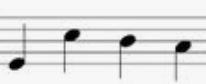
#> input picture input_processing/sourceImages/snippet.png, 206 x 84 px
$ python omr.py
#> lines starting #> are read from the running program, lines starting #| are printed output that depends on the picture; after the words box and inside, x2 and y2 are one past the last pixel; in counts of white or black regions, pixels touching at a corner belong together
import cv2
import numpy as np
import math
from music21 import *

#Helper functions
def grayscaleToBw(img, whiteThreshold = 230):
	'''
	turns greyscale img with pixels 0-255 to either 0 or 255 based on threshold
	below the threshold is marked black (0)
	above and including threshold is marked white(255)
	returns new image
	'''
	height, width = img.shape
	bwImage = img.copy()

	for x in range(width):
		for y in range(height):
			color = img[y][x]
			if color < whiteThreshold:
				bwImage[y][x] = 0
			else:
				bwImage[y][x] = 255
	return bwImage

def getStaffHeight(staffLineWidth, staffSpaceWidth):
	# returns total height of a staff composed of 5 lines with 4 spaces between
	return 5 * staffLineWidth + 4 * staffSpaceWidth


# Core Function steps
def compute_skew(img):
	'''
	Returns (skew angle in degrees, new image with horizontal lines draw)
	'''
	acceptableAngleLowerBound = -45
	acceptableAngleUpperBound = 45

	lineImg = img.copy()

	# Convert the image to gray-scale
	gray = cv2.cvtColor(img, cv2.COLOR_BGR2GRAY)
	# gray = grayscaleToBw(gray, whiteThreshold = 110) # in case need to convert to bw

	# Find the edges in the image using canny detector
	edges = cv2.Canny(gray, 50, 200, apertureSize=3) # can save this image to see

	# Detect points that form a line
	lines = cv2.HoughLines(edges,1,np.pi/180,400)

	if lines is None:
		return 0, lineImg

	# Draw lines on the image
	angleSum = 0.0 # in degrees
	numHorizLines = 0
	for line in lines:
		rho,theta = line[0]
		a = np.cos(theta)
		b = np.sin(theta)
		x0 = a*rho
		y0 = b*rho
		x1 = int(x0 + 1000*(-b))
		y1 = int(y0 + 1000*(a))
		x2 = int(x0 - 1000*(-b))
		y2 = int(y0 - 1000*(a))
		angleRad = np.arctan2(y2 - y1, x2 - x1) # in radians
		angleDeg = angleRad*180/np.pi # radians --> degrees
		# only consider lines that are horizontal-ish
		if angleDeg >= acceptableAngleLowerBound and angleDeg <= acceptableAngleUpperBound:
			angleSum += angleDeg
			numHorizLines += 1
			cv2.line(lineImg,(x1,y1),(x2,y2),(0,0,255),2)

	# average skew
	if numHorizLines == 0:
		skew = 0
	else:
		skew = angleSum/numHorizLines

	return skew, lineImg

def deskew(img, angle):# rotate the image to deskew it
	'''
	returns a new rotated image
	uses code from https://www.pyimagesearch.com/2017/02/20/text-skew-correction-opencv-python/
	'''
	(h, w) = img.shape[:2]
	center = (w // 2, h // 2)
	M = cv2.getRotationMatrix2D(center, skew, 1.0)
	rotated = cv2.warpAffine(img, M, (w, h),
		flags=cv2.INTER_CUBIC, borderMode=cv2.BORDER_REPLICATE)
	return rotated

def removeStaffLines(img):
	'''
	creates grayscale image without staff lines
	returns tuple: that image, list of tuples of vertical position of lines inclusive (start,end), avg width of lines, avg space between lines
	lines lines tuples in order from top to bottom
	'''
	# Convert the image to gray-scale
	im = cv2.cvtColor(img, cv2.COLOR_BGR2GRAY)
	noStaffLineImg = im.copy()
	height, width = im.shape

	# Invert
	im = 255 - im

	# Change scale from 0-255 --> 0-1
	im = im/255

	# Calculate horizontal projection
	proj = np.sum(im,1) # sum of grey pixels which is range 0 * 255
	m = np.max(proj)


	# Create output image same height as text, 500 px wide
	m = np.max(proj)
	result = np.zeros((proj.shape[0],width))
	# Draw a line for each row
	for row in range(im.shape[0]):
	   cv2.line(result, (0,row), (int(proj[row]*width/m),row), (255,255,255), 1)
	# # Save result
	# cv2.imwrite('result.png', result)
	# cv2.line(img,(0,46),(0,51),(0,0,255),2)
	# cv2.imwrite('result2.png', img)

	# find staff lines
	# .7 from magical music decoder (using .5)
	lineLocs = []
	percent_width = .2
	firstSeen = None
	for i in range(len(proj)):
		if proj[i] >= percent_width * width:
			# loc.append(i)
			if firstSeen is None:
				firstSeen = i
		else:
			if not firstSeen is None:
				lineLocs.append((firstSeen, i-1)) # shows inclusive
				firstSeen = None

	# find widths of lines
	totalLineWidths = 0
	for i in range(len(lineLocs)):
		top, bot = lineLocs[i]
		totalLineWidths += (bot-top)
	if len(lineLocs) == 0:
		avgLineWidth = 0
	else:
		avgLineWidth = math.ceil(totalLineWidths/len(lineLocs))
	bufferAmount = math.ceil(avgLineWidth/4)
	distanceCheckAroundLine = math.ceil(avgLineWidth/2)

	# find widths of spaces between lines
	avgSpaceWidth = 0
	if len(lineLocs) > 0:
		totalSpaceWidth = 0
		spacesCounted = 0
		for i in range(len(lineLocs) - 1):
			# dont consider the gap between staff lines
			if (i+1)%5 != 0:
				spacesCounted += 1
				thisLineTop, thisLineBot = lineLocs[i]
				nextLineTop, nextLineBot = lineLocs[i+1]
				spaceWidth = nextLineBot - thisLineTop
				totalSpaceWidth += spaceWidth
		if spacesCounted == 0:
			avgSpaceWidth = 0
		else:
			avgSpaceWidth = totalSpaceWidth/spacesCounted


	# remove staff lines
	grey_threshold = 50/255
	for x in range(width):
		for line in lineLocs:
			top, bot = line # top is lower
			shouldEliminateTop = False
			# check that avgLineWidth in both directions past the line
			topStart = top-1-bufferAmount
			for u in range(topStart, topStart-distanceCheckAroundLine-1, -1):
				if u < 0:
					break
				if im[u][x] < grey_threshold:
					shouldEliminateTop = True
					break
			shouldEliminateBot = False
			botStart = bot+1+bufferAmount
			for l in range(botStart, botStart+distanceCheckAroundLine+1):
				if l >= height:
					break
				if im[l][x] < grey_threshold:
					shouldEliminateBot = True
					break
			if shouldEliminateTop and shouldEliminateBot:
				# currently, don't white out the buffer
				for y in range(top-1-bufferAmount, bot+bufferAmount+1):
					noStaffLineImg[y][x] = 255

	return noStaffLineImg, lineLocs, avgLineWidth, avgSpaceWidth

def getBarlines(img, staffLineWidth, staffSpaceWidth, imgRemoveFrom=None):
	'''
	img is greyscale with staff lines removed
	really only works if there is only one staff line of music

	where a bar line looks like

	top
	|
	|
	|
	bot

	# https://pdfs.semanticscholar.org/f4f5/1cffaa1b6661e135aa3dedc26e5561e66578.pdf

	# imgRemoveFrom must be greyscale. this image used for returned imgs when provided

	returns verticalProjectionImg, potentialBarLineImage, BarlineImage, RemovedBarlineImage, barlines

	where barlines is a list of (start,end) inclusive start and end horizontal positions of bar lines in img

	'''
	staffHeight = getStaffHeight(staffLineWidth, staffSpaceWidth)
	tolerance = staffSpaceWidth
	noteSize = staffSpaceWidth

	# Convert the image to gray-scale
	# im = cv2.cvtColor(img, cv2.COLOR_BGR2GRAY)
	noBarLine = img.copy()
	height, width = img.shape
	bwImg = grayscaleToBw(img)

	# Invert
	bwImg = 255 - bwImg

	# Change scale from 0-255 --> 0-1
	bwImg = bwImg/255


	# Calculate vertical projection
	proj = np.sum(bwImg,0) # sum of grey pixels which is range 0 * 255
	m = np.max(proj)

	# Create output image same height as text, 500 px wide
	verticalProjection = np.zeros((height, proj.shape[0]))
	# Draw a line for each row
	for col in range(img.shape[1]):
		# start from height and go down
		cv2.line(verticalProjection, (col,height), (col, height - int(proj[col]*height/m)), (255,255,255), 1)

	# find potential lines (long enough)
	longVerticalLines = [] # holds tuples (leftx, rightx) both inclusive

	markPossibleBarLines = img.copy()
	firstSeen = None
	for i in range(len(proj)):
		if proj[i] >= staffHeight - tolerance:
			# show the potential lines
			cv2.line(markPossibleBarLines,(i,0),(i,255),(0,0,255),2)
			if firstSeen is None:
				firstSeen = i
		else:
			if not firstSeen is None:
				longVerticalLines.append((firstSeen, i-1)) # shows inclusive
				firstSeen = None

	# elimate lines with note head on either side of it (since those are note stems, not bar line)
	# note head seen as vertical projection of atleast half staff line space
	# for about staff line space to either left or right
	# barlines shouldn't have much on either side of them
	barLines = []

	distanceToCheckAroundLine = max(1, math.ceil(noteSize)) # make sure checking at least some distance
	minAverageNoteHeight = noteSize/2

	for line in longVerticalLines:
		leftPosition, rightPosition = line

		avgLineHeight = 0
		linesCounted = 0
		for i in range(leftPosition, rightPosition +1):
			avgLineHeight += proj[i]
			linesCounted += 1
		avgLineHeight =  avgLineHeight/linesCounted

		heightTolerance = staffSpaceWidth

		totLeft = 0
		leftCounted = 0

		# note don't check the positions of the vertical lines themselves --> this will bring the avg up when it shouldnt
		for i in range(leftPosition - distanceToCheckAroundLine, leftPosition):
			if i < 0:
				break
			leftCounted += 1
			h = proj[i]
			if h < avgLineHeight - heightTolerance:
				totLeft += h

		totRight = 0
		rightCounted = 0
		for i in range(rightPosition + 1, rightPosition + distanceToCheckAroundLine + 1):
			if i >= width:
				break
			rightCounted += 1
			h = proj[i]
			if h < avgLineHeight - heightTolerance:
				totRight += h

		if leftCounted < distanceToCheckAroundLine or rightCounted < distanceToCheckAroundLine:
			barLines.append(line)
		else:
			# leftCounted, rightCounted nonzero at this point bc distanceToCheckAroundLine is at least 1
			leftAverage = totLeft/leftCounted
			rightAverage = totRight/rightCounted
			# no note on either side (not enough vertical projection)
			if leftAverage < minAverageNoteHeight and rightAverage < minAverageNoteHeight:
				barLines.append(line)

			# or lots of stuff on both sides means its probably not a note
			# but this has false positives in the case of a note head on the left and a beam and slur on the right
			# elif leftAverage >= minAverageNoteHeight and rightAverage >= minAverageNoteHeight:
			# 	barLines.append(line)

	# show barlines and remove barlines
	removedBarlinesImg = img.copy()
	if not removedBarlinesImg is None:
		removedBarlinesImg = removedBarlinesImg

	barlinesMarked = img.copy()
	for line in barLines:
		left, right = line
		for i in range(left, right +1):
			cv2.line(barlinesMarked,(i,0),(i,255),(0,0,255),2)
			for y in range(height):
					removedBarlinesImg[y][i] = 255

	return verticalProjection, markPossibleBarLines, barlinesMarked, removedBarlinesImg, barLines

def isolateSymbols(img, staffLineWidth, staffSpaceWidth, *, grayImg = None, minArea = 0, maxArea = None, breakBeams = True, invert = True):
	'''
	Finds music symbols in a bw image and saves them in the "boxes" directory

	takes in a b/w inage of music without staff lines (ideally without barlines, but it would segment those too)
	uses the grayImg if provided to show the bounding boxes


	Returns tuple (imgWithBoundingBoxes,
				   list of image tuple lists [(image, invertedImg (x,y,w,h)), (image, invertedImg,  (x,y,w,h)), ...])
	each list inside the inner list are beamed together

	return symbol lists in order from left to right in the image of the top left bounding box coord
	(note beamed notes are not necessarily returned in order)

	where image has bounding box that looks like
	(x,y)----*
	|        |
	|        | h
	|        |
	*--------*
	    w

	uses code from: https://stackoverflow.com/questions/21104664/extract-all-bounding-boxes-using-opencv-python

	minArea = minimum area to include something as a bounding box, unless breakBeams is true and it is a box inside that
	maxArea = maximum area ""
	breakBeams = whether or not to try to break beamed notes and return those a list of smaller components instead
	invert = whether images saved in boxes directory should be inverted

	'''
	if not grayImg is None:
		boundingBoxesImg = grayImg.copy()
	else:
		boundingBoxesImg = img.copy()

	if maxArea is None:
		width,height = img.shape
		maxArea = .9 * width * height

	symbols = []

	savingDir = "boxes/"

	contours, hierarchy = cv2.findContours(img,cv2.RETR_LIST,cv2.CHAIN_APPROX_SIMPLE)[-2:] # see all children, even inside
	idx = 0

	for i in range(len(contours)):
		cnt = contours[i]
		x,y,w,h = cv2.boundingRect(cnt)
		area = w*h
		if not grayImg is None:
			roi = grayImg[y:y+h,x:x+w]
		else:
			roi=img[y:y+h,x:x+w]
		if area > minArea and (area < maxArea or len(contours) ==1): # allow the case where can't segment it to have big segment
			if breakBeams:
				stemsImage, chopImage, segments = breakBeam(roi, staffLineWidth, staffSpaceWidth)
				# use the smaller images if possible
				if len(segments) > 0:
					beamed = []
					for smallRoi, smallCoord in segments:
						idx += 1
						smallX, smallY, smallW, smallH = smallCoord
						# need these coord in relation to whole image
						actualX = x + smallX
						actualY = y + smallY
						invertedSmallRoi = 255 - smallRoi
						if invert:
							saveSmallRoi = invertedSmallRoi
						else:
							saveSmallRoi = smallRoi
						cv2.imwrite(savingDir + str(idx) + '.jpg', saveSmallRoi) #puts the images in this folder
						relativeX = actualX + smallX
						relativeY = actualY + smallY
						cv2.rectangle(boundingBoxesImg,(relativeX,relativeY),(relativeX + smallW, relativeY + smallH),(200,0,0),2)
						beamed.append((smallRoi, invertedSmallRoi, (relativeX, relativeY, smallW, smallH)))
					symbols.append((beamed,x))
				# when there are not smaller images, just use the whole image
				else:
					idx += 1
					invertedRoi = 255- roi
					if invert:
						saveRoi = invertedRoi
					else:
						saveRoi = roi
					cv2.imwrite(savingDir + str(idx) + '.jpg', saveRoi) #puts the images in this folder
					cv2.rectangle(boundingBoxesImg,(x,y),(x+w,y+h),(200,0,0),2)
					symbols.append(([(roi, invertedRoi, (x,y,w,h))],x))
			# when not breaking bream, using whole bounding box
			else:
				idx += 1
				invertedRoi = 255- roi
				if invert:
					saveRoi = invertedRoi
				else:
					saveRoi = roi
				cv2.imwrite(savingDir + str(idx) + '.jpg', saveRoi) #puts the images in this folder
				cv2.rectangle(boundingBoxesImg,(x,y),(x+w,y+h),(200,0,0),2)
				symbols.append(([(roi, invertedRoi, (x,y,w,h))],x))

	sortedSymbols = sorted(symbols, key=lambda symbol: symbol[1]) # put in order left to right of boxes left coord
	returnSymbols = [s for s,x in sortedSymbols]
	return boundingBoxesImg, returnSymbols

def findStems(img, staffLineWidth, staffSpaceWidth):
	'''
	img can be bw or greyscale (not color)
	returns image with stems marked and list of stem locations (x coordinates) and vertical proj of bw image inverted
	coord in form (x_left, x_right) inclusive
	'''
	staffHeight = getStaffHeight(staffLineWidth, staffSpaceWidth)
	minNoteStemHeight = 7 * staffHeight/12 # staffHeight/2, get accidentals too, 2 * staffHeight/3 , missed some notes
	minNoteHeight = 2*staffSpaceWidth/3

	# Convert the image to gray-scale
	# im = cv2.cvtColor(img, cv2.COLOR_BGR2GRAY)
	noBarLine = img.copy()
	height, width = img.shape
	bwImg = grayscaleToBw(img)

	# Invert
	bwImg = 255 - bwImg

	# Change scale from 0-255 --> 0-1
	bwImg = bwImg/255

	# Calculate vertical projection
	proj = np.sum(bwImg,0) # sum of grey pixels which is range 0 * 255
	m = np.max(proj)

	# Find stems
	stems = []
	markStemsImage = img.copy()
	firstSeenStem = None

	for i in range(len(proj)):
		# find stems
		if proj[i] >= minNoteStemHeight:
			# show the potential lines
			cv2.line(markStemsImage,(i,0),(i,255),(0,0,255),2)
			if firstSeenStem is None:
				firstSeenStem = i
		else:
			if not firstSeenStem is None:
				stems.append((firstSeenStem, i-1)) # shows inclusive
				firstSeenStem = None

	return markStemsImage, stems, proj

def breakBeam(img, staffLineWidth, staffSpaceWidth):
	'''
	isolating symbols beamed together in img
	img is bw or greyscale (not color)

	might not split beam correctly if notes are too close to each other

	returns stemlines marked image, chops marked image, list of (split images, their bounding boxes)
	'''
	height, width = img.shape

	markStemsImage, stems, vertProj = findStems(img, staffLineWidth, staffSpaceWidth)

	chopImage = img.copy()
	chops = [] # horizontal x coord

	# Find chops to segment between stems
	for i in range(len(stems)-1):
		leftLineLeft, leftLineRight = stems[i]
		rightLineLeft, rightLineRight = stems[i+1]
		# chop between stems
		chop = round((rightLineLeft + leftLineRight)/2)
		chops.append(chop)
		cv2.line(chopImage,(chop,0),(chop,255),(0,0,255),2)

	# now get the bounding boxes made by the chops
	segments = [] # (roi, (x,y,w,h))

	# y, h same for all bounding boxes
	y = 0
	h = height

	leftX = 0

	for chopX in chops:
		x = leftX
		w = chopX - leftX

		roi = img[y:y+h,x:x+w]
		segments.append((roi, (x,y,w,h)))

		leftX = chopX

	# do for last segment
	if len(chops) > 0:
		x = chops[-1]
		w = width - x
		roi = img[y:y+h,x:x+w]
		segments.append((roi, (x,y,w,h)))

	# uncomment these to see the chops in the "smallerBoxes/" directory
	# idx = 0
	# for tinyImg, info in segments:
	# 	idx +=1
	# 	cv2.imwrite("smallerBoxes/" + str(idx) + '.jpg', tinyImg) #puts the images in this folder

	return markStemsImage, chopImage, segments

# [60 lines left out: function getNoteHead, not called in this run]

def getStaffLineSpacePositions(staffLines):
	'''
	finds the lines and spaces from the 5 lines positions

	when passed in line positions from top to bottom, returned are top to bottom
	and vice versa

	returns a list of their y coord
	'''

	lineSpacePosition = []
	for i in range(len(staffLines)):
		lineStart, lineEnd = staffLines[i]
		lineMiddle = round((lineStart + lineEnd)/2)
		lineSpacePosition.append(lineMiddle)

		if i+1 < len(staffLines): # can you get the next line
			nextLineStart, nextLineEnd = staffLines[i+1]
			spaceMiddle = round((lineEnd+nextLineStart)/2)
			lineSpacePosition.append(spaceMiddle)

	return lineSpacePosition

def drawStaffLineSpacePositions(staffLines, img):
	'''
	finds the lines and spaces from the 5 lines positions

	returns a list of their y coord AND copy of img with lines marking these positions drawn on

	when passed in line positions from top to bottom, returned are top to bottom
	and vice versa
	'''
	imgCopy = rotatedImg.copy()
	staffLineSpacePositions = getStaffLineSpacePositions(staffLines)
	for p in staffLineSpacePositions:
		cv2.line(imgCopy,(0,p),(width,p),(0,0,255),1)
	return staffLineSpacePositions, imgCopy

# [28 lines left out: functions getNoteFromPosition, getMeasureNumberFromPosition, not called in this run]


# Choose Image
imgName = "snippet"
ext = ".png"
sourcePath = 'sourceImages/'
savePath = 'generatedImages/'

# 1. Load Image
img = cv2.imread(sourcePath+imgName+ext, cv2.IMREAD_COLOR)
#> img is the input picture: shape (84, 206, 3); mean B, G, R 224.8, 224.8, 224.8
# gray = cv2.cvtColor(img, cv2.COLOR_BGR2GRAY) # optional
# bw = grayscaleToBw(gray) # optional
height, width, channels = img.shape

# 2. Orient Image
skew, linedImg = compute_skew(img)
#> in compute_skew, `edges = cv2.Canny(gray, 50, 200, apertureSize=3)`:
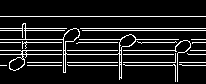
#> edges: shape (84, 206); 11.9% white in thin lines or dots, all inside (x1, y1, x2, y2) = (0, 16, 206, 82)
#> in compute_skew, `lines = cv2.HoughLines(edges,1,np.pi/180,400)`: lines = None
#> skew = 0
cv2.imwrite(savePath + imgName + '_lines' + ext, linedImg)
rotatedImg = deskew(img, skew)
#> in deskew, `M = cv2.getRotationMatrix2D(center, skew, 1.0)`: M = [[1, 0, 0], [0, 1, 0]]
cv2.imwrite(savePath + imgName + '_oriented' + ext, rotatedImg)

# 3. Get Staffline Information (and remove)
stafflessImg, lines, lineWidth, spaceWidth = removeStaffLines(rotatedImg)
#> in removeStaffLines, `im = 255 - im`:
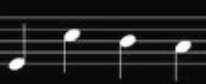
#> im: shape (84, 206); min 8, max 255, mean 30.2
#> in removeStaffLines, `proj = np.sum(im,1)`: proj = 84 values, max 90.5 at index 40, min 6.46 at index 0, mean 24.41
#> in removeStaffLines, `m = np.max(proj)`: m = 90.5
#> after the loop in removeStaffLines, `for row in range(im.shape[0]):`:
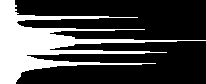
#> result: shape (84, 206) float64; 27.2% white; 1 white region, box (x1, y1, x2, y2) and area: (0, 0, 206, 84) 4705
#> the loop in removeStaffLines, `for i in range(len(proj)):` made 84 passes
#> after the loop in removeStaffLines, `for i in range(len(proj)):`: lineLocs = [(16, 18), (29, 30), (39, 43), (50, 53), (62, 64)]
#> the loop in removeStaffLines, `for i in range(len(lineLocs)):` made 5 passes
#> (top, bot, totalLineWidths) on passes 1 to 5: (16, 18, 2), (29, 30, 3), (39, 43, 7), (50, 53, 10), (62, 64, 12)
#> after the loop in removeStaffLines, `for i in range(len(lineLocs)):`: totalLineWidths = 12
#> in removeStaffLines, `avgLineWidth = math.ceil(totalLineWidths/len(lineLocs))`: avgLineWidth = 3
#> in removeStaffLines, `bufferAmount = math.ceil(avgLineWidth/4)`: bufferAmount = 1
#> in removeStaffLines, `distanceCheckAroundLine = math.ceil(avgLineWidth/2)`: distanceCheckAroundLine = 2
#> the loop in removeStaffLines, `for i in range(len(lineLocs) - 1):` made 4 passes
#> (thisLineTop, thisLineBot, nextLineTop, nextLineBot, totalSpaceWidth) on passes 1 to 4: (16, 18, 29, 30, 14), (29, 30, 39, 43, 28), (39, 43, 50, 53, 42), (50, 53, 62, 64, 56)
#> after the loop in removeStaffLines, `for i in range(len(lineLocs) - 1):`: spacesCounted = 4; totalSpaceWidth = 56
#> in removeStaffLines, `avgSpaceWidth = totalSpaceWidth/spacesCounted`: avgSpaceWidth = 14
#> after the loop in removeStaffLines, `for x in range(width):`:
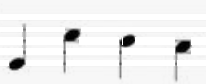
#> noStaffLineImg: shape (84, 206); min 0, max 255, mean 238.6
#> lines = [(16, 18), (29, 30), (39, 43), (50, 53), (62, 64)]; lineWidth = 3; spaceWidth = 14
staffLinesSpacesLocs, staffLinesSpacesImg = drawStaffLineSpacePositions(lines, rotatedImg)
#> the loop in getStaffLineSpacePositions, `for i in range(len(staffLines)):` made 5 passes
#> (lineStart, lineEnd, lineMiddle, nextLineStart, nextLineEnd, spaceMiddle) on passes 1 to 4: (16, 18, 17, 29, 30, 24), (29, 30, 30, 39, 43, 34), (39, 43, 41, 50, 53, 46), (50, 53, 52, 62, 64, 58)
#> after the loop in getStaffLineSpacePositions, `for i in range(len(staffLines)):`: lineSpacePosition = [17, 24, 30, 34, 41, 46, 52, 58, 63]
#> the loop in drawStaffLineSpacePositions, `for p in staffLineSpacePositions:` made 9 passes
#> p on passes 1 to 8: 17, 24, 30, 34, 41, 46, 52, 58
#> after the loop in drawStaffLineSpacePositions, `for p in staffLineSpacePositions:`:
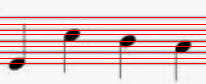
#> imgCopy: shape (84, 206, 3); 10.71% of pixels changed, all inside (x1, y1, x2, y2) = (0, 17, 206, 64)
#> staffLinesSpacesLocs = [17, 24, 30, 34, 41, 46, 52, 58, 63]
cv2.imwrite(savePath + imgName + 'staffLineSpacesPositions' + ext, staffLinesSpacesImg)
avgNoteHeadRadius = spaceWidth/2 # spaceWidth is the diameter
#> avgNoteHeadRadius = 7
minSegmentArea = spaceWidth*spaceWidth
#> minSegmentArea = 196
cv2.imwrite(savePath + imgName + '_staffless' + ext, stafflessImg)
stafflessBw = grayscaleToBw(stafflessImg)
#> after the loop in grayscaleToBw, `for x in range(width):`:
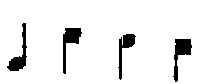
#> bwImage: shape (84, 206); 92.5% white; 4 black regions, box (x1, y1, x2, y2) and area: (173, 39, 192, 82) 350, (63, 28, 82, 74) 342, (7, 23, 27, 71) 326, (118, 34, 136, 80) 280

# 4. Get Barline Information (and remove)
barLineResult = getBarlines(stafflessImg, lineWidth, spaceWidth) # or use stafflessBw
#> in getBarlines, `staffHeight = getStaffHeight(staffLineWidth, staffSpaceWidth)`: staffHeight = 71
#> in getBarlines, `tolerance = staffSpaceWidth`: tolerance = 14
#> in getBarlines, `proj = np.sum(bwImg,0)`: proj = 206 values, max 45 at index 65, min 0 at index 0, mean 6.3
#> in getBarlines, `m = np.max(proj)`: m = 45
#> after the loop in getBarlines, `for col in range(img.shape[1]):`:
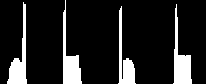
#> verticalProjection: shape (84, 206) float64; 13.8% white; 4 white regions
#> after the loop in getBarlines, `for i in range(len(proj)):`: longVerticalLines = []
#> (the rest of the program and of its run is left out)
